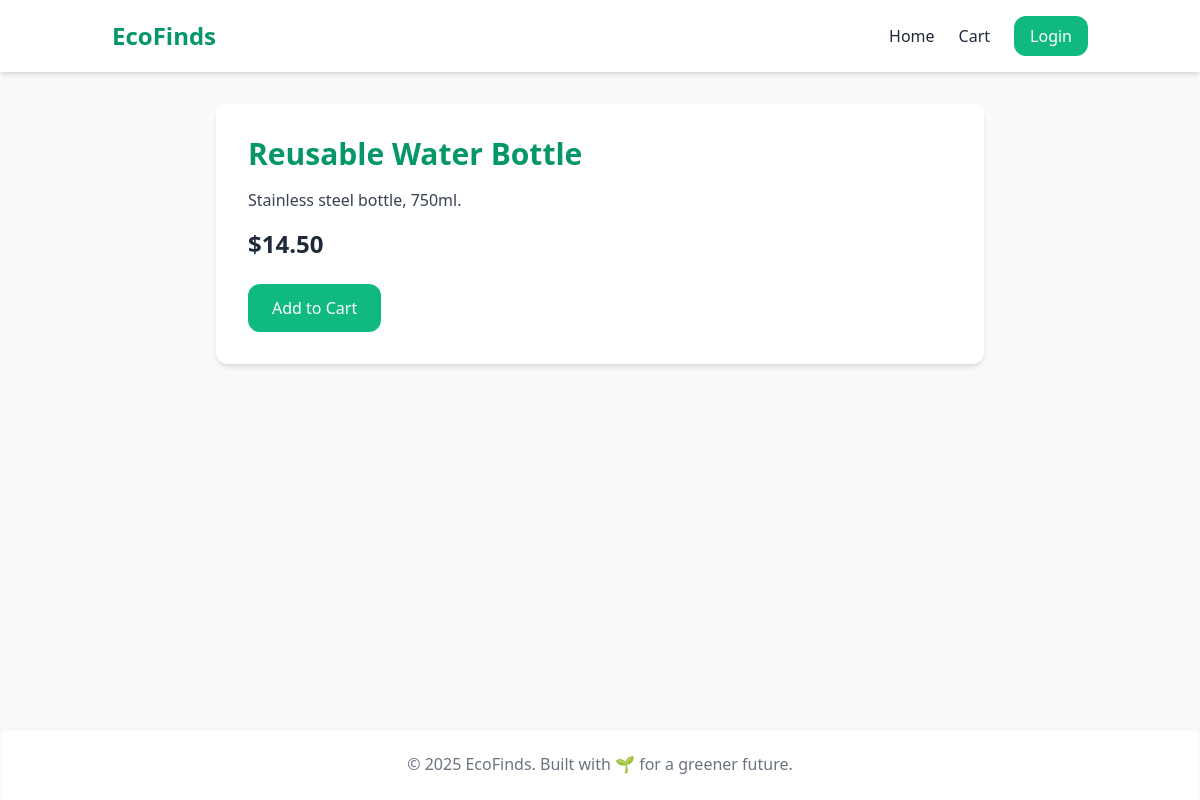
The app's page /product/2 with its own data.
### ecofinds-backend/app.py (models this page shows)
class Product(db.Model):
    id = db.Column(db.Integer, primary_key=True)
    name = db.Column(db.String(120), nullable=False)
    description = db.Column(db.Text, default="")
    price = db.Column(db.Float, nullable=False, default=0.0)
    category = db.Column(db.String(50), default="Other")
    created_at = db.Column(db.DateTime, default=datetime.utcnow)
    seller_id = db.Column(db.Integer, db.ForeignKey("user.id"), nullable=False)

### ecofinds-backend/app.py (the view)
@app.route("/product/<int:product_id>")
def product_detail(product_id: int):
    product = db.session.get(Product, product_id) or abort(404)
    return render_template("product_detail.html", product=product)

### ecofinds-frontend/templates/product_detail.html (shortened to what this page needs)
{% extends 'base.html' %}
{% block content %}
  <div class="max-w-3xl mx-auto bg-white shadow-md rounded-xl p-8">
    <h2 class="text-3xl font-bold text-emerald-600 mb-4">{{ product.name }}</h2>
    <p class="text-gray-700 mb-4">{{ product.description }}</p>
    <p class="text-2xl font-semibold mb-6">${{ '%.2f'|format(product.price) }}</p>
    <form method="POST" action="{{ url_for('add_to_cart', product_id=product.id) }}">
      <button type="submit" class="bg-emerald-500 text-white px-6 py-3 rounded-xl hover:bg-emerald-600">
        Add to Cart
      </button>
    </form>
  </div>
{% endblock %}

### records on screen
Product: name "Reusable Water Bottle", description "Stainless steel bottle, 750ml.", price "14.50"
